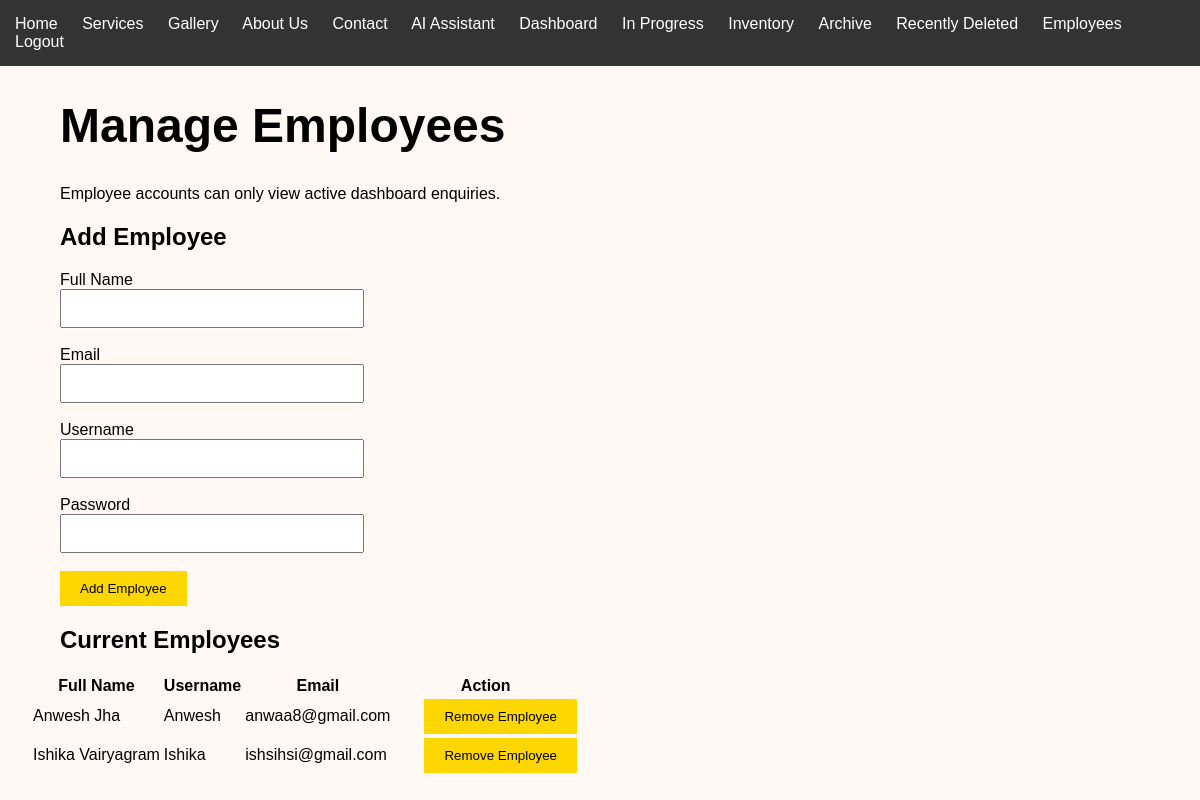
The app's page /employees (signed in) with its own data.
### tables this page shows
CREATE TABLE Admins (

    AdminID INTEGER PRIMARY KEY AUTOINCREMENT,

    Username TEXT NOT NULL UNIQUE,

    Password TEXT NOT NULL,

    FullName TEXT NOT NULL,

    Email TEXT NOT NULL

, Role TEXT NOT NULL DEFAULT 'employee');

### app.py (the view, shortened to what this page needs)
@app.route(
    "/employees",
    methods=["GET", "POST"]
)
@admin_required
def manage_employees():
    error = None
    success = None
    connection = get_connection()
    cursor = connection.cursor()
    cursor.execute("""
        SELECT *
        FROM Admins
        WHERE Role = 'employee'
        AND Username != 'rani'
        ORDER BY FullName ASC
    """)
    employees = cursor.fetchall()
    connection.close()
    return render_template(
        "employees.html",
        employees=employees,
        error=error,
        success=success
    )

### app.py (called while the page is built)
def admin_required(route_function):
    @wraps(route_function)
    def protected_route(*args, **kwargs):
        if session.get("logged_in") is not True:
            return redirect(url_for("login"))
        if (
            session.get("role") != "admin"
            or session.get("username") != "rani"
        ):
            return redirect(url_for("dashboard"))
        return route_function(*args, **kwargs)
    return protected_route

### database.py (called while the page is built)
def get_connection():
    connection = sqlite3.connect(DATABASE)
    connection.row_factory = sqlite3.Row
    connection.execute(
        "PRAGMA foreign_keys = ON"
    )
    return connection

### templates/employees.html (shortened to what this page needs)
{% extends "base.html" %}
{% block content %}
<h1>Manage Employees</h1>
<p>
    Employee accounts can only view active dashboard enquiries.
</p>
<section>
    <h2>Add Employee</h2>
    <form method="POST">
        <label for="full_name">
            Full Name
        </label>
        <br>
        <input
            type="text"
            id="full_name"
            name="full_name"
            required
        >
        <br><br>
        <label for="email">
            Email
        </label>
        <br>
        <input
            type="email"
            id="email"
            name="email"
            required
        >
        <br><br>
        <label for="username">
            Username
        </label>
        <br>
        <input
            type="text"
            id="username"
            name="username"
            minlength="3"
            required
        >
        <br><br>
        <label for="password">
            Password
        </label>
        <br>
        <input
            type="password"
            id="password"
            name="password"
            minlength="6"
            required
        >
        <br><br>
        <button type="submit">
            Add Employee
        </button>
    </form>
</section>
<section>
    <h2>Current Employees</h2>
    {% if employees %}
    <table>
        <thead>
            <tr>
                <th>Full Name</th>
                <th>Username</th>
                <th>Email</th>
                <th>Action</th>
            </tr>
        </thead>
        <tbody>
            {% for employee in employees %}
            <tr>
                <td>
                    {{ employee["FullName"] }}
                </td>
                <td>
                    {{ employee["Username"] }}
                </td>
                <td>
                    {{ employee["Email"] }}
                </td>
                <td>
                    <form
                        method="POST"
                        action="{{ url_for(
                            'remove_employee',
                            employee_id=employee['AdminID']
                        ) }}"
                        onsubmit="return confirm(
                            'Are you sure you want to remove this employee?'
                        );"
                    >
                        <button type="submit">
                            Remove Employee
                        </button>
                    </form>
                </td>
            </tr>
            {% endfor %}
        </tbody>
    </table>
    {% else %}
    <p>
        No employee accounts have been added.
    </p>
    {% endif %}
</section>
{% endblock %}

### static/css/style.css (style rules this page uses)
body { margin: 0; font-family: Arial, sans-serif; background: #fff8f4; }
h1 { font-size: 48px; }
main, form, h1, h2, p { margin-left: 30px; }
input, select, textarea { padding: 10px; width: 280px; }
button { background: gold; border: none; padding: 10px 20px; cursor: pointer; }

### records on screen
Admins: FullName "Anwesh Jha", Username "Anwesh", Email "anwaa8@gmail.com"
Admins: FullName "Ishika Vairyagram", Username "Ishika", Email "ishsihsi@gmail.com"
